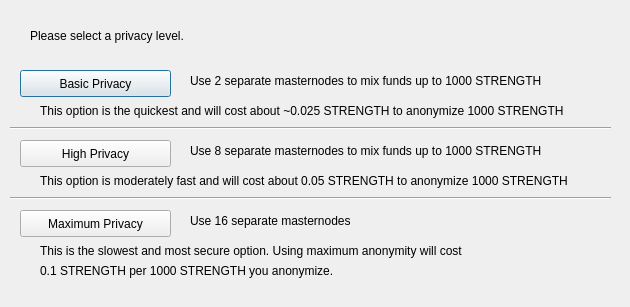
<?xml version="1.0" encoding="UTF-8"?>
<ui version="4.0">
 <class>DarksendConfig</class>
 <widget class="QDialog" name="DarksendConfig">
  <property name="geometry">
   <rect>
    <x>0</x>
    <y>0</y>
    <width>630</width>
    <height>307</height>
   </rect>
  </property>
  <property name="windowTitle">
   <string>Configure PrivateSend</string>
  </property>
  <widget class="QPushButton" name="buttonBasic">
   <property name="geometry">
    <rect>
     <x>20</x>
     <y>70</y>
     <width>151</width>
     <height>27</height>
    </rect>
   </property>
   <property name="text">
    <string>Basic Privacy</string>
   </property>
  </widget>
  <widget class="QPushButton" name="buttonHigh">
   <property name="geometry">
    <rect>
     <x>20</x>
     <y>140</y>
     <width>151</width>
     <height>27</height>
    </rect>
   </property>
   <property name="text">
    <string>High Privacy</string>
   </property>
  </widget>
  <widget class="QPushButton" name="buttonMax">
   <property name="geometry">
    <rect>
     <x>20</x>
     <y>210</y>
     <width>151</width>
     <height>27</height>
    </rect>
   </property>
   <property name="text">
    <string>Maximum Privacy</string>
   </property>
  </widget>
  <widget class="QLabel" name="label">
   <property name="geometry">
    <rect>
     <x>30</x>
     <y>20</y>
     <width>571</width>
     <height>31</height>
    </rect>
   </property>
   <property name="text">
    <string>Please select a privacy level.</string>
   </property>
  </widget>
  <widget class="QLabel" name="label_2">
   <property name="geometry">
    <rect>
     <x>190</x>
     <y>70</y>
     <width>421</width>
     <height>21</height>
    </rect>
   </property>
   <property name="text">
    <string>Use 2 separate masternodes to mix funds up to 1000 STRENGTH</string>
   </property>
  </widget>
  <widget class="QLabel" name="label_3">
   <property name="geometry">
    <rect>
     <x>190</x>
     <y>140</y>
     <width>411</width>
     <height>21</height>
    </rect>
   </property>
   <property name="text">
    <string>Use 8 separate masternodes to mix funds up to 1000 STRENGTH</string>
   </property>
  </widget>
  <widget class="QLabel" name="label_4">
   <property name="geometry">
    <rect>
     <x>190</x>
     <y>210</y>
     <width>421</width>
     <height>21</height>
    </rect>
   </property>
   <property name="text">
    <string>Use 16 separate masternodes</string>
   </property>
  </widget>
  <widget class="QLabel" name="label_6">
   <property name="geometry">
    <rect>
     <x>40</x>
     <y>100</y>
     <width>561</width>
     <height>21</height>
    </rect>
   </property>
   <property name="text">
    <string>This option is the quickest and will cost about ~0.025 STRENGTH to anonymize 1000 STRENGTH</string>
   </property>
  </widget>
  <widget class="QLabel" name="label_7">
   <property name="geometry">
    <rect>
     <x>40</x>
     <y>170</y>
     <width>561</width>
     <height>21</height>
    </rect>
   </property>
   <property name="text">
    <string>This option is moderately fast and will cost about 0.05 STRENGTH to anonymize 1000 STRENGTH</string>
   </property>
  </widget>
  <widget class="QLabel" name="label_8">
   <property name="geometry">
    <rect>
     <x>40</x>
     <y>240</y>
     <width>561</width>
     <height>21</height>
    </rect>
   </property>
   <property name="text">
    <string>This is the slowest and most secure option. Using maximum anonymity will cost</string>
   </property>
  </widget>
  <widget class="QLabel" name="label_9">
   <property name="geometry">
    <rect>
     <x>40</x>
     <y>260</y>
     <width>561</width>
     <height>21</height>
    </rect>
   </property>
   <property name="text">
    <string>0.1 STRENGTH per 1000 STRENGTH you anonymize.</string>
   </property>
  </widget>
  <widget class="Line" name="line">
   <property name="geometry">
    <rect>
     <x>10</x>
     <y>120</y>
     <width>601</width>
     <height>16</height>
    </rect>
   </property>
   <property name="orientation">
    <enum>Qt::Horizontal</enum>
   </property>
  </widget>
  <widget class="Line" name="line_2">
   <property name="geometry">
    <rect>
     <x>10</x>
     <y>190</y>
     <width>601</width>
     <height>16</height>
    </rect>
   </property>
   <property name="orientation">
    <enum>Qt::Horizontal</enum>
   </property>
  </widget>
 </widget>
 <resources/>
 <connections/>
</ui>
